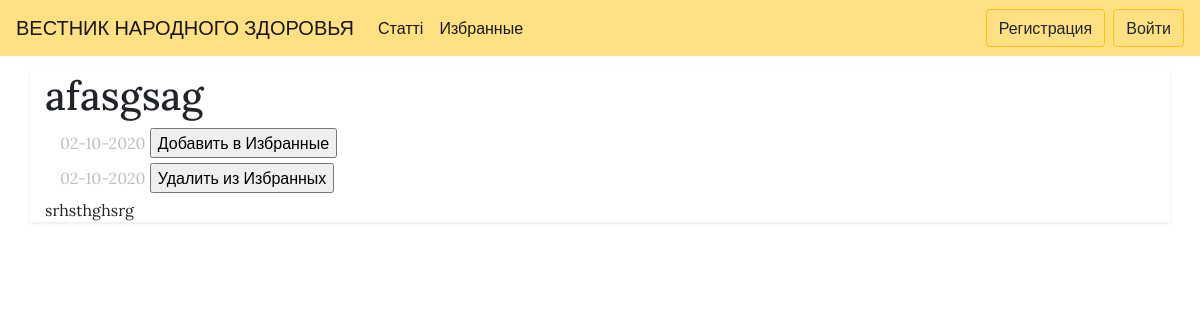
The app's page /article/4/ with its own data.
### base/models.py (models this page shows, shortened)
class Article(models.Model):
    title = models.CharField(max_length=200)
    author = models.ForeignKey('Author', on_delete=models.SET_NULL, null=True)
    body = RichTextField(blank=True, null=True)
    creation_date = models.DateTimeField(auto_now_add=True, editable=False)
    modified = models.DateTimeField(auto_now=True)
    favorite = models.ManyToManyField(User)

### base/views.py (the view)
def art_detail(request, index):
    if request.method == "POST" and 'add_favorites' in request.POST:
        article = Article.objects.get(pk=index)
        user = auth.get_user(request)
        article.favorite.add(user)
        return redirect("favorites")
    if request.method == "POST" and 'delete_favorites' in request.POST:
        article = Article.objects.get(pk=index)
        user = auth.get_user(request)
        article.favorite.remove(user)
        return redirect("favorites")
    else:
        article = Article.objects.get(pk=index)
        return render(request, 'base/article_detail.html', {'article': article})

### templates/base/article_detail.html (shortened to what this page needs)
{% extends 'base/index.html' %}
{% block other %}
<main role="main">
      <div class="container shadow-sm">
    <p class="h1" style="margin-top:0.4em">{{article.title}}</p>
    <form method="post">
    	<label style="margin-left: 15px; color: #bfbfbf">{{article.creation_date|date:"d-m-Y"}}</label>
    	<input type="submit" value="Добавить в Избранные" name="add_favorites">
    </form>
    <form method="post">
    	<label style="margin-left: 15px; color: #bfbfbf">{{article.creation_date|date:"d-m-Y"}}</label>
    	<input type="submit" value="Удалить из Избранных" name="delete_favorites">
    </form>
    {{article.body|safe}}
  </div>
</main>
{% endblock %}

### static/css/main.css (style rules this page uses)
p { word-wrap:break-word; }
body { font-family: 'Lora', sans-serif !important; }

### records on screen
Article: title "afasgsag", creation_date "02-10-2020", body "srhsthghsrg"
